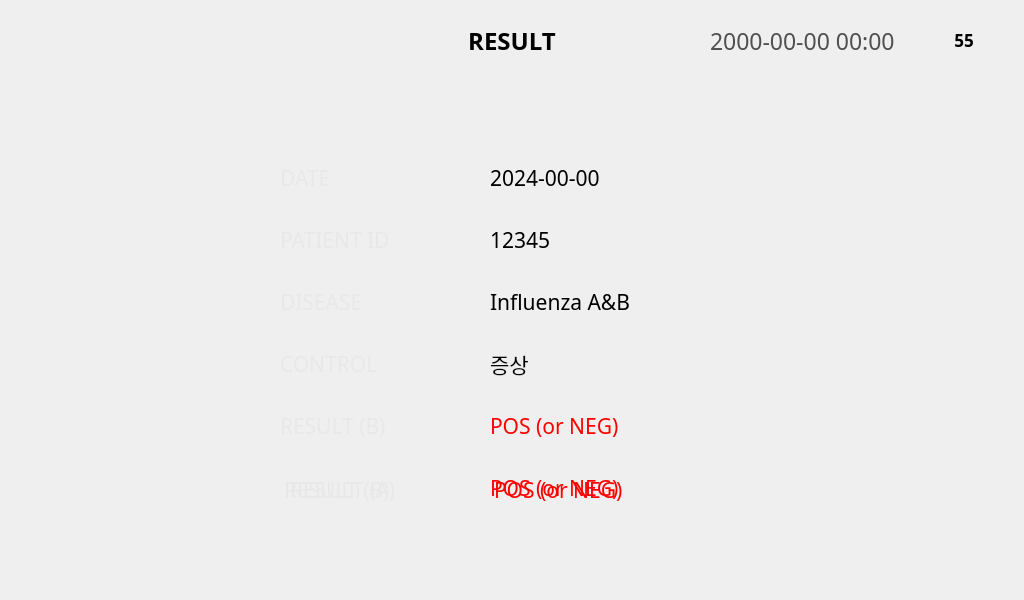
<?xml version="1.0" encoding="UTF-8"?>
<ui version="4.0">
 <class>ResultViewWindow</class>
 <widget class="QMainWindow" name="ResultViewWindow">
  <property name="geometry">
   <rect>
    <x>0</x>
    <y>0</y>
    <width>1024</width>
    <height>600</height>
   </rect>
  </property>
  <property name="windowTitle">
   <string notr="true">Home</string>
  </property>
  <property name="unifiedTitleAndToolBarOnMac">
   <bool>false</bool>
  </property>
  <widget class="QWidget" name="centralwidget">
   <widget class="QPushButton" name="pushButton_ResultHome">
    <property name="geometry">
     <rect>
      <x>866</x>
      <y>110</y>
      <width>102</width>
      <height>102</height>
     </rect>
    </property>
    <property name="text">
     <string/>
    </property>
    <property name="icon">
     <iconset>
      <normaloff>image/06_Result/Result_Home.png</normaloff>image/06_Result/Result_Home.png</iconset>
    </property>
    <property name="iconSize">
     <size>
      <width>102</width>
      <height>102</height>
     </size>
    </property>
    <property name="flat">
     <bool>true</bool>
    </property>
   </widget>
   <widget class="QPushButton" name="pushButton_Send">
    <property name="geometry">
     <rect>
      <x>866</x>
      <y>334</y>
      <width>102</width>
      <height>102</height>
     </rect>
    </property>
    <property name="text">
     <string/>
    </property>
    <property name="icon">
     <iconset>
      <normaloff>image/06_Result/Result_Send.png</normaloff>image/06_Result/Result_Send.png</iconset>
    </property>
    <property name="iconSize">
     <size>
      <width>102</width>
      <height>102</height>
     </size>
    </property>
    <property name="flat">
     <bool>true</bool>
    </property>
   </widget>
   <widget class="QPushButton" name="pushButton_Retest">
    <property name="geometry">
     <rect>
      <x>866</x>
      <y>222</y>
      <width>102</width>
      <height>102</height>
     </rect>
    </property>
    <property name="text">
     <string/>
    </property>
    <property name="icon">
     <iconset>
      <normaloff>image/06_Result/Result_RE-Test.png</normaloff>image/06_Result/Result_RE-Test.png</iconset>
    </property>
    <property name="iconSize">
     <size>
      <width>102</width>
      <height>102</height>
     </size>
    </property>
    <property name="flat">
     <bool>true</bool>
    </property>
   </widget>
   <widget class="QPushButton" name="pushButton_Print">
    <property name="geometry">
     <rect>
      <x>866</x>
      <y>446</y>
      <width>102</width>
      <height>102</height>
     </rect>
    </property>
    <property name="text">
     <string/>
    </property>
    <property name="icon">
     <iconset>
      <normaloff>image/06_Result/Result_Print.png</normaloff>image/06_Result/Result_Print.png</iconset>
    </property>
    <property name="iconSize">
     <size>
      <width>102</width>
      <height>102</height>
     </size>
    </property>
    <property name="flat">
     <bool>true</bool>
    </property>
   </widget>
   <widget class="QLabel" name="label_2">
    <property name="geometry">
     <rect>
      <x>934</x>
      <y>26</y>
      <width>64</width>
      <height>30</height>
     </rect>
    </property>
    <property name="text">
     <string/>
    </property>
    <property name="pixmap">
     <pixmap>image/Icon/Battery_Icon-050.png</pixmap>
    </property>
   </widget>
   <widget class="QLabel" name="label_4">
    <property name="geometry">
     <rect>
      <x>53</x>
      <y>160</y>
      <width>156</width>
      <height>340</height>
     </rect>
    </property>
    <property name="frameShape">
     <enum>QFrame::NoFrame</enum>
    </property>
    <property name="text">
     <string/>
    </property>
    <property name="pixmap">
     <pixmap>image/06_Result/Result_ResultImage.png</pixmap>
    </property>
    <property name="alignment">
     <set>Qt::AlignCenter</set>
    </property>
   </widget>
   <widget class="QLabel" name="label_5">
    <property name="geometry">
     <rect>
      <x>236</x>
      <y>150</y>
      <width>218</width>
      <height>55</height>
     </rect>
    </property>
    <property name="frameShape">
     <enum>QFrame::NoFrame</enum>
    </property>
    <property name="text">
     <string/>
    </property>
    <property name="pixmap">
     <pixmap>image/06_Result/Result_TitleBar.png</pixmap>
    </property>
    <property name="alignment">
     <set>Qt::AlignCenter</set>
    </property>
   </widget>
   <widget class="QLabel" name="label_6">
    <property name="geometry">
     <rect>
      <x>236</x>
      <y>212</y>
      <width>218</width>
      <height>55</height>
     </rect>
    </property>
    <property name="frameShape">
     <enum>QFrame::NoFrame</enum>
    </property>
    <property name="text">
     <string/>
    </property>
    <property name="pixmap">
     <pixmap>image/06_Result/Result_TitleBar.png</pixmap>
    </property>
    <property name="alignment">
     <set>Qt::AlignCenter</set>
    </property>
   </widget>
   <widget class="QLabel" name="label_7">
    <property name="geometry">
     <rect>
      <x>236</x>
      <y>274</y>
      <width>218</width>
      <height>55</height>
     </rect>
    </property>
    <property name="frameShape">
     <enum>QFrame::NoFrame</enum>
    </property>
    <property name="text">
     <string/>
    </property>
    <property name="pixmap">
     <pixmap>image/06_Result/Result_TitleBar.png</pixmap>
    </property>
    <property name="alignment">
     <set>Qt::AlignCenter</set>
    </property>
   </widget>
   <widget class="QLabel" name="label_9">
    <property name="geometry">
     <rect>
      <x>236</x>
      <y>336</y>
      <width>218</width>
      <height>55</height>
     </rect>
    </property>
    <property name="frameShape">
     <enum>QFrame::NoFrame</enum>
    </property>
    <property name="text">
     <string/>
    </property>
    <property name="pixmap">
     <pixmap>image/06_Result/Result_TitleBar.png</pixmap>
    </property>
    <property name="alignment">
     <set>Qt::AlignCenter</set>
    </property>
   </widget>
   <widget class="QLabel" name="label_10">
    <property name="geometry">
     <rect>
      <x>236</x>
      <y>398</y>
      <width>218</width>
      <height>55</height>
     </rect>
    </property>
    <property name="frameShape">
     <enum>QFrame::NoFrame</enum>
    </property>
    <property name="text">
     <string/>
    </property>
    <property name="pixmap">
     <pixmap>image/06_Result/Result_TitleBar.png</pixmap>
    </property>
    <property name="alignment">
     <set>Qt::AlignCenter</set>
    </property>
   </widget>
   <widget class="QLabel" name="label_11">
    <property name="geometry">
     <rect>
      <x>459</x>
      <y>150</y>
      <width>364</width>
      <height>55</height>
     </rect>
    </property>
    <property name="frameShape">
     <enum>QFrame::NoFrame</enum>
    </property>
    <property name="text">
     <string/>
    </property>
    <property name="pixmap">
     <pixmap>image/06_Result/Result_InputBKG.png</pixmap>
    </property>
    <property name="alignment">
     <set>Qt::AlignCenter</set>
    </property>
   </widget>
   <widget class="QLabel" name="label_12">
    <property name="geometry">
     <rect>
      <x>459</x>
      <y>336</y>
      <width>364</width>
      <height>55</height>
     </rect>
    </property>
    <property name="frameShape">
     <enum>QFrame::NoFrame</enum>
    </property>
    <property name="text">
     <string/>
    </property>
    <property name="pixmap">
     <pixmap>image/06_Result/Result_InputBKG.png</pixmap>
    </property>
    <property name="alignment">
     <set>Qt::AlignCenter</set>
    </property>
   </widget>
   <widget class="QLabel" name="label_13">
    <property name="geometry">
     <rect>
      <x>459</x>
      <y>212</y>
      <width>364</width>
      <height>55</height>
     </rect>
    </property>
    <property name="frameShape">
     <enum>QFrame::NoFrame</enum>
    </property>
    <property name="text">
     <string/>
    </property>
    <property name="pixmap">
     <pixmap>image/06_Result/Result_InputBKG.png</pixmap>
    </property>
    <property name="alignment">
     <set>Qt::AlignCenter</set>
    </property>
   </widget>
   <widget class="QLabel" name="label_14">
    <property name="geometry">
     <rect>
      <x>459</x>
      <y>274</y>
      <width>364</width>
      <height>55</height>
     </rect>
    </property>
    <property name="frameShape">
     <enum>QFrame::NoFrame</enum>
    </property>
    <property name="text">
     <string/>
    </property>
    <property name="pixmap">
     <pixmap>image/06_Result/Result_InputBKG.png</pixmap>
    </property>
    <property name="alignment">
     <set>Qt::AlignCenter</set>
    </property>
   </widget>
   <widget class="QLabel" name="label_15">
    <property name="geometry">
     <rect>
      <x>459</x>
      <y>398</y>
      <width>364</width>
      <height>55</height>
     </rect>
    </property>
    <property name="frameShape">
     <enum>QFrame::NoFrame</enum>
    </property>
    <property name="text">
     <string/>
    </property>
    <property name="pixmap">
     <pixmap>image/06_Result/Result_InputBKG.png</pixmap>
    </property>
    <property name="alignment">
     <set>Qt::AlignCenter</set>
    </property>
   </widget>
   <widget class="QLabel" name="label_16">
    <property name="geometry">
     <rect>
      <x>280</x>
      <y>150</y>
      <width>120</width>
      <height>55</height>
     </rect>
    </property>
    <property name="palette">
     <palette>
      <active>
       <colorrole role="WindowText">
        <brush brushstyle="SolidPattern">
         <color alpha="255">
          <red>232</red>
          <green>232</green>
          <blue>232</blue>
         </color>
        </brush>
       </colorrole>
      </active>
      <inactive>
       <colorrole role="WindowText">
        <brush brushstyle="SolidPattern">
         <color alpha="255">
          <red>232</red>
          <green>232</green>
          <blue>232</blue>
         </color>
        </brush>
       </colorrole>
      </inactive>
      <disabled>
       <colorrole role="WindowText">
        <brush brushstyle="SolidPattern">
         <color alpha="255">
          <red>120</red>
          <green>120</green>
          <blue>120</blue>
         </color>
        </brush>
       </colorrole>
      </disabled>
     </palette>
    </property>
    <property name="font">
     <font>
      <family>Pretendard</family>
      <pointsize>16</pointsize>
      <weight>50</weight>
      <bold>false</bold>
     </font>
    </property>
    <property name="text">
     <string>DATE</string>
    </property>
   </widget>
   <widget class="QLabel" name="label_17">
    <property name="geometry">
     <rect>
      <x>280</x>
      <y>212</y>
      <width>120</width>
      <height>55</height>
     </rect>
    </property>
    <property name="palette">
     <palette>
      <active>
       <colorrole role="WindowText">
        <brush brushstyle="SolidPattern">
         <color alpha="255">
          <red>232</red>
          <green>232</green>
          <blue>232</blue>
         </color>
        </brush>
       </colorrole>
      </active>
      <inactive>
       <colorrole role="WindowText">
        <brush brushstyle="SolidPattern">
         <color alpha="255">
          <red>232</red>
          <green>232</green>
          <blue>232</blue>
         </color>
        </brush>
       </colorrole>
      </inactive>
      <disabled>
       <colorrole role="WindowText">
        <brush brushstyle="SolidPattern">
         <color alpha="255">
          <red>120</red>
          <green>120</green>
          <blue>120</blue>
         </color>
        </brush>
       </colorrole>
      </disabled>
     </palette>
    </property>
    <property name="font">
     <font>
      <family>Pretendard</family>
      <pointsize>16</pointsize>
      <weight>50</weight>
      <bold>false</bold>
     </font>
    </property>
    <property name="text">
     <string>PATIENT ID</string>
    </property>
   </widget>
   <widget class="QLabel" name="label_18">
    <property name="geometry">
     <rect>
      <x>280</x>
      <y>274</y>
      <width>120</width>
      <height>55</height>
     </rect>
    </property>
    <property name="palette">
     <palette>
      <active>
       <colorrole role="WindowText">
        <brush brushstyle="SolidPattern">
         <color alpha="255">
          <red>232</red>
          <green>232</green>
          <blue>232</blue>
         </color>
        </brush>
       </colorrole>
      </active>
      <inactive>
       <colorrole role="WindowText">
        <brush brushstyle="SolidPattern">
         <color alpha="255">
          <red>232</red>
          <green>232</green>
          <blue>232</blue>
         </color>
        </brush>
       </colorrole>
      </inactive>
      <disabled>
       <colorrole role="WindowText">
        <brush brushstyle="SolidPattern">
         <color alpha="255">
          <red>120</red>
          <green>120</green>
          <blue>120</blue>
         </color>
        </brush>
       </colorrole>
      </disabled>
     </palette>
    </property>
    <property name="font">
     <font>
      <family>Pretendard</family>
      <pointsize>16</pointsize>
      <weight>50</weight>
      <bold>false</bold>
     </font>
    </property>
    <property name="text">
     <string>DISEASE</string>
    </property>
   </widget>
   <widget class="QLabel" name="label_19">
    <property name="geometry">
     <rect>
      <x>280</x>
      <y>336</y>
      <width>120</width>
      <height>55</height>
     </rect>
    </property>
    <property name="palette">
     <palette>
      <active>
       <colorrole role="WindowText">
        <brush brushstyle="SolidPattern">
         <color alpha="255">
          <red>232</red>
          <green>232</green>
          <blue>232</blue>
         </color>
        </brush>
       </colorrole>
      </active>
      <inactive>
       <colorrole role="WindowText">
        <brush brushstyle="SolidPattern">
         <color alpha="255">
          <red>232</red>
          <green>232</green>
          <blue>232</blue>
         </color>
        </brush>
       </colorrole>
      </inactive>
      <disabled>
       <colorrole role="WindowText">
        <brush brushstyle="SolidPattern">
         <color alpha="255">
          <red>120</red>
          <green>120</green>
          <blue>120</blue>
         </color>
        </brush>
       </colorrole>
      </disabled>
     </palette>
    </property>
    <property name="font">
     <font>
      <family>Pretendard</family>
      <pointsize>16</pointsize>
      <weight>50</weight>
      <bold>false</bold>
     </font>
    </property>
    <property name="text">
     <string>CONTROL</string>
    </property>
   </widget>
   <widget class="QLabel" name="label_20">
    <property name="geometry">
     <rect>
      <x>280</x>
      <y>398</y>
      <width>120</width>
      <height>55</height>
     </rect>
    </property>
    <property name="palette">
     <palette>
      <active>
       <colorrole role="WindowText">
        <brush brushstyle="SolidPattern">
         <color alpha="255">
          <red>232</red>
          <green>232</green>
          <blue>232</blue>
         </color>
        </brush>
       </colorrole>
      </active>
      <inactive>
       <colorrole role="WindowText">
        <brush brushstyle="SolidPattern">
         <color alpha="255">
          <red>232</red>
          <green>232</green>
          <blue>232</blue>
         </color>
        </brush>
       </colorrole>
      </inactive>
      <disabled>
       <colorrole role="WindowText">
        <brush brushstyle="SolidPattern">
         <color alpha="255">
          <red>120</red>
          <green>120</green>
          <blue>120</blue>
         </color>
        </brush>
       </colorrole>
      </disabled>
     </palette>
    </property>
    <property name="font">
     <font>
      <family>Pretendard</family>
      <pointsize>16</pointsize>
      <weight>50</weight>
      <bold>false</bold>
     </font>
    </property>
    <property name="text">
     <string>RESULT (B)</string>
    </property>
   </widget>
   <widget class="QLabel" name="label_21">
    <property name="geometry">
     <rect>
      <x>490</x>
      <y>212</y>
      <width>310</width>
      <height>55</height>
     </rect>
    </property>
    <property name="font">
     <font>
      <family>Pretendard</family>
      <pointsize>16</pointsize>
      <weight>50</weight>
      <bold>false</bold>
     </font>
    </property>
    <property name="text">
     <string>12345</string>
    </property>
   </widget>
   <widget class="QLabel" name="label_22">
    <property name="geometry">
     <rect>
      <x>490</x>
      <y>398</y>
      <width>310</width>
      <height>55</height>
     </rect>
    </property>
    <property name="palette">
     <palette>
      <active>
       <colorrole role="WindowText">
        <brush brushstyle="SolidPattern">
         <color alpha="255">
          <red>255</red>
          <green>0</green>
          <blue>0</blue>
         </color>
        </brush>
       </colorrole>
      </active>
      <inactive>
       <colorrole role="WindowText">
        <brush brushstyle="SolidPattern">
         <color alpha="255">
          <red>255</red>
          <green>0</green>
          <blue>0</blue>
         </color>
        </brush>
       </colorrole>
      </inactive>
      <disabled>
       <colorrole role="WindowText">
        <brush brushstyle="SolidPattern">
         <color alpha="255">
          <red>120</red>
          <green>120</green>
          <blue>120</blue>
         </color>
        </brush>
       </colorrole>
      </disabled>
     </palette>
    </property>
    <property name="font">
     <font>
      <family>Pretendard</family>
      <pointsize>16</pointsize>
      <weight>50</weight>
      <bold>false</bold>
     </font>
    </property>
    <property name="text">
     <string>POS (or NEG)</string>
    </property>
   </widget>
   <widget class="QLabel" name="label_23">
    <property name="geometry">
     <rect>
      <x>490</x>
      <y>150</y>
      <width>310</width>
      <height>55</height>
     </rect>
    </property>
    <property name="font">
     <font>
      <family>Pretendard</family>
      <pointsize>16</pointsize>
      <weight>50</weight>
      <bold>false</bold>
     </font>
    </property>
    <property name="text">
     <string>2024-00-00</string>
    </property>
   </widget>
   <widget class="QLabel" name="label_24">
    <property name="geometry">
     <rect>
      <x>490</x>
      <y>336</y>
      <width>310</width>
      <height>55</height>
     </rect>
    </property>
    <property name="font">
     <font>
      <family>Pretendard</family>
      <pointsize>16</pointsize>
      <weight>50</weight>
      <bold>false</bold>
     </font>
    </property>
    <property name="text">
     <string>증상</string>
    </property>
   </widget>
   <widget class="QLabel" name="label_25">
    <property name="geometry">
     <rect>
      <x>490</x>
      <y>274</y>
      <width>310</width>
      <height>55</height>
     </rect>
    </property>
    <property name="font">
     <font>
      <family>Pretendard</family>
      <pointsize>16</pointsize>
      <weight>50</weight>
      <bold>false</bold>
     </font>
    </property>
    <property name="text">
     <string>Influenza A&amp;B</string>
    </property>
   </widget>
   <widget class="QLabel" name="label_DateNClock">
    <property name="geometry">
     <rect>
      <x>710</x>
      <y>24</y>
      <width>210</width>
      <height>34</height>
     </rect>
    </property>
    <property name="palette">
     <palette>
      <active>
       <colorrole role="WindowText">
        <brush brushstyle="SolidPattern">
         <color alpha="255">
          <red>79</red>
          <green>79</green>
          <blue>79</blue>
         </color>
        </brush>
       </colorrole>
      </active>
      <inactive>
       <colorrole role="WindowText">
        <brush brushstyle="SolidPattern">
         <color alpha="255">
          <red>79</red>
          <green>79</green>
          <blue>79</blue>
         </color>
        </brush>
       </colorrole>
      </inactive>
      <disabled>
       <colorrole role="WindowText">
        <brush brushstyle="SolidPattern">
         <color alpha="255">
          <red>120</red>
          <green>120</green>
          <blue>120</blue>
         </color>
        </brush>
       </colorrole>
      </disabled>
     </palette>
    </property>
    <property name="font">
     <font>
      <family>Pretendard</family>
      <pointsize>17</pointsize>
      <weight>50</weight>
      <bold>false</bold>
     </font>
    </property>
    <property name="text">
     <string>2000-00-00 00:00</string>
    </property>
    <property name="alignment">
     <set>Qt::AlignLeading|Qt::AlignLeft|Qt::AlignVCenter</set>
    </property>
   </widget>
   <widget class="QLabel" name="label">
    <property name="geometry">
     <rect>
      <x>407</x>
      <y>24</y>
      <width>210</width>
      <height>34</height>
     </rect>
    </property>
    <property name="palette">
     <palette>
      <active>
       <colorrole role="WindowText">
        <brush brushstyle="SolidPattern">
         <color alpha="255">
          <red>0</red>
          <green>0</green>
          <blue>0</blue>
         </color>
        </brush>
       </colorrole>
      </active>
      <inactive>
       <colorrole role="WindowText">
        <brush brushstyle="SolidPattern">
         <color alpha="255">
          <red>0</red>
          <green>0</green>
          <blue>0</blue>
         </color>
        </brush>
       </colorrole>
      </inactive>
      <disabled>
       <colorrole role="WindowText">
        <brush brushstyle="SolidPattern">
         <color alpha="255">
          <red>120</red>
          <green>120</green>
          <blue>120</blue>
         </color>
        </brush>
       </colorrole>
      </disabled>
     </palette>
    </property>
    <property name="font">
     <font>
      <family>Pretendard</family>
      <pointsize>18</pointsize>
      <weight>75</weight>
      <bold>true</bold>
     </font>
    </property>
    <property name="text">
     <string>RESULT</string>
    </property>
    <property name="alignment">
     <set>Qt::AlignCenter</set>
    </property>
   </widget>
   <widget class="QLabel" name="label_BatteryGuage">
    <property name="geometry">
     <rect>
      <x>945</x>
      <y>25</y>
      <width>38</width>
      <height>30</height>
     </rect>
    </property>
    <property name="palette">
     <palette>
      <active>
       <colorrole role="WindowText">
        <brush brushstyle="SolidPattern">
         <color alpha="255">
          <red>0</red>
          <green>0</green>
          <blue>0</blue>
         </color>
        </brush>
       </colorrole>
      </active>
      <inactive>
       <colorrole role="WindowText">
        <brush brushstyle="SolidPattern">
         <color alpha="255">
          <red>0</red>
          <green>0</green>
          <blue>0</blue>
         </color>
        </brush>
       </colorrole>
      </inactive>
      <disabled>
       <colorrole role="WindowText">
        <brush brushstyle="SolidPattern">
         <color alpha="255">
          <red>120</red>
          <green>120</green>
          <blue>120</blue>
         </color>
        </brush>
       </colorrole>
      </disabled>
     </palette>
    </property>
    <property name="font">
     <font>
      <family>Pretendard</family>
      <pointsize>13</pointsize>
      <weight>75</weight>
      <bold>true</bold>
     </font>
    </property>
    <property name="text">
     <string>55</string>
    </property>
    <property name="alignment">
     <set>Qt::AlignCenter</set>
    </property>
   </widget>
   <widget class="QLabel" name="label_26">
    <property name="geometry">
     <rect>
      <x>494</x>
      <y>462</y>
      <width>310</width>
      <height>55</height>
     </rect>
    </property>
    <property name="palette">
     <palette>
      <active>
       <colorrole role="WindowText">
        <brush brushstyle="SolidPattern">
         <color alpha="255">
          <red>255</red>
          <green>0</green>
          <blue>0</blue>
         </color>
        </brush>
       </colorrole>
      </active>
      <inactive>
       <colorrole role="WindowText">
        <brush brushstyle="SolidPattern">
         <color alpha="255">
          <red>255</red>
          <green>0</green>
          <blue>0</blue>
         </color>
        </brush>
       </colorrole>
      </inactive>
      <disabled>
       <colorrole role="WindowText">
        <brush brushstyle="SolidPattern">
         <color alpha="255">
          <red>120</red>
          <green>120</green>
          <blue>120</blue>
         </color>
        </brush>
       </colorrole>
      </disabled>
     </palette>
    </property>
    <property name="font">
     <font>
      <family>Pretendard</family>
      <pointsize>16</pointsize>
      <weight>50</weight>
      <bold>false</bold>
     </font>
    </property>
    <property name="text">
     <string>POS (or NEG)</string>
    </property>
   </widget>
   <widget class="QLabel" name="label_27">
    <property name="geometry">
     <rect>
      <x>459</x>
      <y>460</y>
      <width>364</width>
      <height>55</height>
     </rect>
    </property>
    <property name="frameShape">
     <enum>QFrame::NoFrame</enum>
    </property>
    <property name="text">
     <string/>
    </property>
    <property name="pixmap">
     <pixmap>image/06_Result/Result_InputBKG.png</pixmap>
    </property>
    <property name="alignment">
     <set>Qt::AlignCenter</set>
    </property>
   </widget>
   <widget class="QLabel" name="label_28">
    <property name="geometry">
     <rect>
      <x>284</x>
      <y>462</y>
      <width>120</width>
      <height>55</height>
     </rect>
    </property>
    <property name="palette">
     <palette>
      <active>
       <colorrole role="WindowText">
        <brush brushstyle="SolidPattern">
         <color alpha="255">
          <red>232</red>
          <green>232</green>
          <blue>232</blue>
         </color>
        </brush>
       </colorrole>
      </active>
      <inactive>
       <colorrole role="WindowText">
        <brush brushstyle="SolidPattern">
         <color alpha="255">
          <red>232</red>
          <green>232</green>
          <blue>232</blue>
         </color>
        </brush>
       </colorrole>
      </inactive>
      <disabled>
       <colorrole role="WindowText">
        <brush brushstyle="SolidPattern">
         <color alpha="255">
          <red>120</red>
          <green>120</green>
          <blue>120</blue>
         </color>
        </brush>
       </colorrole>
      </disabled>
     </palette>
    </property>
    <property name="font">
     <font>
      <family>Pretendard</family>
      <pointsize>16</pointsize>
      <weight>50</weight>
      <bold>false</bold>
     </font>
    </property>
    <property name="text">
     <string>RESULT (B)</string>
    </property>
   </widget>
   <widget class="QLabel" name="label_29">
    <property name="geometry">
     <rect>
      <x>236</x>
      <y>460</y>
      <width>218</width>
      <height>55</height>
     </rect>
    </property>
    <property name="frameShape">
     <enum>QFrame::NoFrame</enum>
    </property>
    <property name="text">
     <string/>
    </property>
    <property name="pixmap">
     <pixmap>image/06_Result/Result_TitleBar.png</pixmap>
    </property>
    <property name="alignment">
     <set>Qt::AlignCenter</set>
    </property>
   </widget>
   <widget class="QLabel" name="label_30">
    <property name="geometry">
     <rect>
      <x>290</x>
      <y>462</y>
      <width>120</width>
      <height>55</height>
     </rect>
    </property>
    <property name="palette">
     <palette>
      <active>
       <colorrole role="WindowText">
        <brush brushstyle="SolidPattern">
         <color alpha="255">
          <red>232</red>
          <green>232</green>
          <blue>232</blue>
         </color>
        </brush>
       </colorrole>
      </active>
      <inactive>
       <colorrole role="WindowText">
        <brush brushstyle="SolidPattern">
         <color alpha="255">
          <red>232</red>
          <green>232</green>
          <blue>232</blue>
         </color>
        </brush>
       </colorrole>
      </inactive>
      <disabled>
       <colorrole role="WindowText">
        <brush brushstyle="SolidPattern">
         <color alpha="255">
          <red>120</red>
          <green>120</green>
          <blue>120</blue>
         </color>
        </brush>
       </colorrole>
      </disabled>
     </palette>
    </property>
    <property name="font">
     <font>
      <family>Pretendard</family>
      <pointsize>16</pointsize>
      <weight>50</weight>
      <bold>false</bold>
     </font>
    </property>
    <property name="text">
     <string>RESULT (A)</string>
    </property>
   </widget>
   <widget class="QLabel" name="label_31">
    <property name="geometry">
     <rect>
      <x>490</x>
      <y>460</y>
      <width>310</width>
      <height>55</height>
     </rect>
    </property>
    <property name="palette">
     <palette>
      <active>
       <colorrole role="WindowText">
        <brush brushstyle="SolidPattern">
         <color alpha="255">
          <red>255</red>
          <green>0</green>
          <blue>0</blue>
         </color>
        </brush>
       </colorrole>
      </active>
      <inactive>
       <colorrole role="WindowText">
        <brush brushstyle="SolidPattern">
         <color alpha="255">
          <red>255</red>
          <green>0</green>
          <blue>0</blue>
         </color>
        </brush>
       </colorrole>
      </inactive>
      <disabled>
       <colorrole role="WindowText">
        <brush brushstyle="SolidPattern">
         <color alpha="255">
          <red>120</red>
          <green>120</green>
          <blue>120</blue>
         </color>
        </brush>
       </colorrole>
      </disabled>
     </palette>
    </property>
    <property name="font">
     <font>
      <family>Pretendard</family>
      <pointsize>16</pointsize>
      <weight>50</weight>
      <bold>false</bold>
     </font>
    </property>
    <property name="text">
     <string>POS (or NEG)</string>
    </property>
   </widget>
  </widget>
 </widget>
 <resources/>
 <connections/>
</ui>
